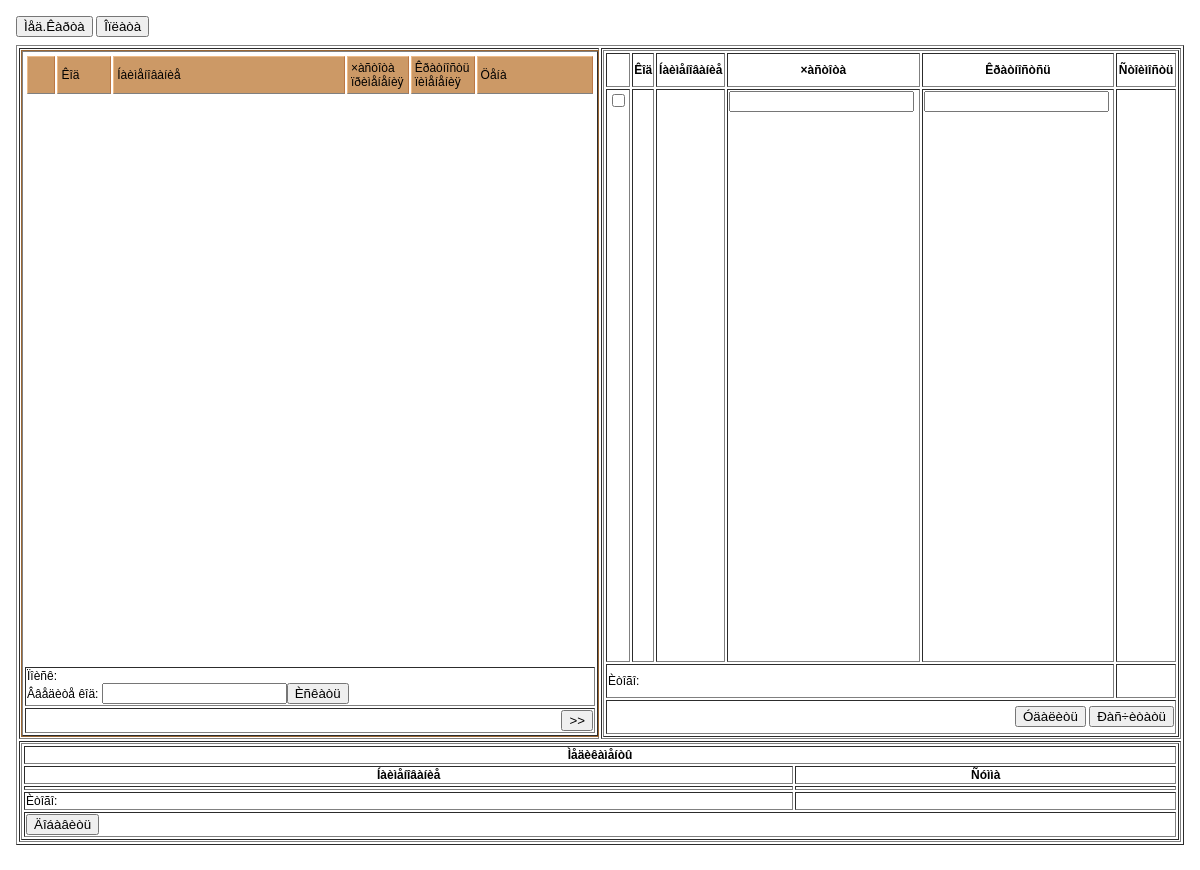
The app's page /form/amount.php, older data.
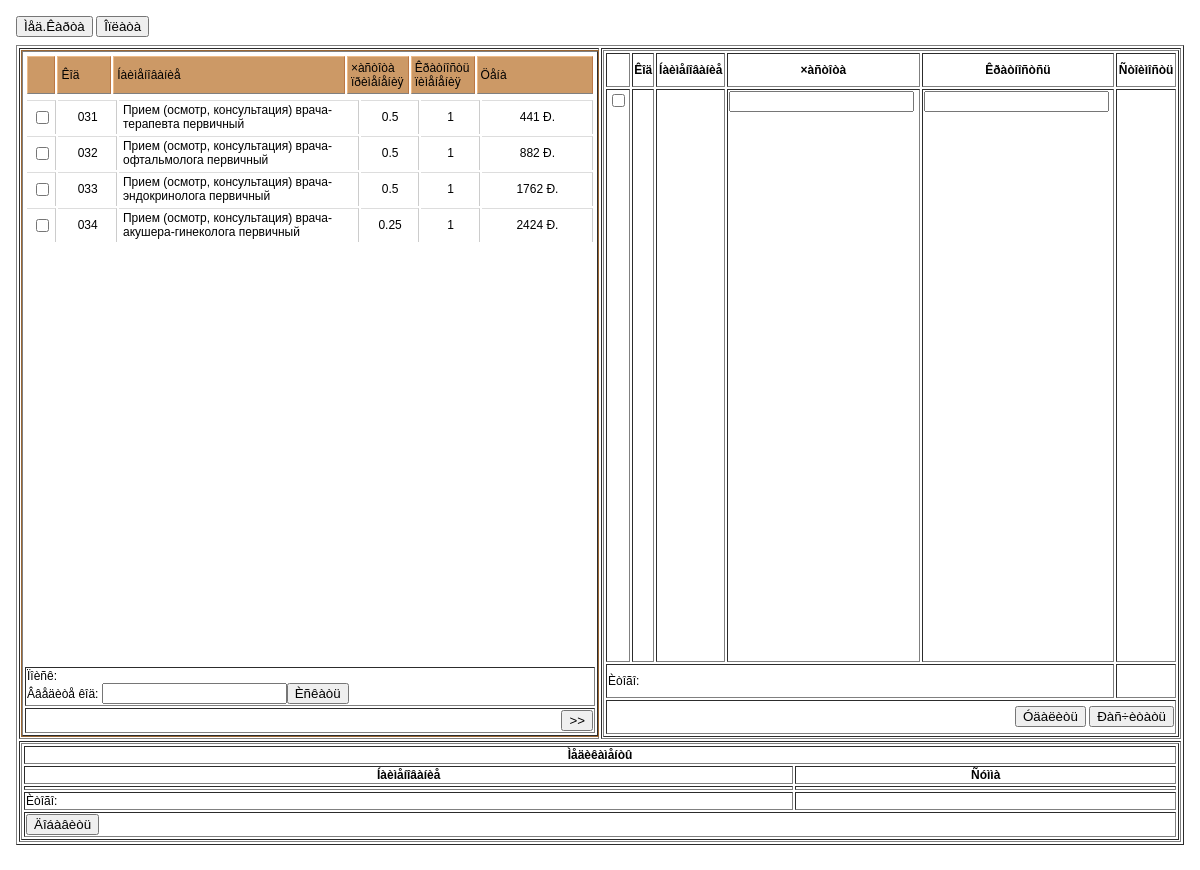
The same page, newer data.
### tables this page shows
CREATE TABLE `rbPrice` (
  `id` int(11) NOT NULL AUTO_INCREMENT,
  `code` varchar(255) DEFAULT NULL COMMENT 'КОД',
  `name` varchar(450) DEFAULT NULL COMMENT 'Наименование',
  `frequency` double DEFAULT NULL COMMENT 'Частота применения по умолчанию',
  `multiplisity` double DEFAULT NULL COMMENT 'Кратность применения',
  `summ` double DEFAULT NULL COMMENT 'Цена',
  PRIMARY KEY (`id`)
);

### form/amount.php (the view, shortened to what this page needs)
<table width='100%' height='100%'>
<tr><td>
<?
$client_id=$_GET['client'];
$event_id=$_GET['event'];
$type_id=$_GET['type'];
$rbPrice = mysql_query("select * from rbPrice;");
?>
<form method = "post">
<table width='100%' height='100%'>
<tr><td>
<?php
echo "<button type='sumbit' name='button1' formaction='write_event.php?client=$client_id&event=$event_id&type=$type_id'>Ìåä.Êàðòà</button>
<button type='sumbit' name='button2' formaction='amount.php?client=$client_id&event=$event_id&type=$type_id'>Îïëàòà</button>"
?>
</td></tr>
<tr><td>
</td></tr>
<tr><td>
<table border=1 width='100%' height='100%'>
<tr><td width='50%' height='100%'>
<div id="tableContainer" class="tableContainer">
<table border=1 width='100%' height='100%'>
<thead class="fixedHeader">
<tr><th>
</th><th align='center'>
Êîä
</th><th align='center'>
Íàèìåíîâàíèå
</th><th align='center'>
×àñòîòà ïðèìåíåíèÿ
</th><th align='center'>
Êðàòíîñòü ïèìåíåíèÿ
</th><th align='center'>
Öåíà
</th></tr>
</thead>
<tbody class="scrollContent">
<?while ($sel = mysql_fetch_array($rbPrice)) {
$price_id=$sel['id'];
$price_code=$sel['code'];
$price_name=$sel['name'];
$price_frequency=$sel["frequency"];
$price_multiplisity=$sel["multiplisity"];
$price_summ=$sel["summ"];
?>
<tr><td align='center'>
<input type='checkbox' name='choice' value='<?echo $price_id;?>'>
</td><td align='center'>
<?echo $price_code;?>
</td><td>
<?echo $price_name;?>
</td><td align='center'>
<?echo $price_frequency;?>
</td><td align='center'>
<?echo $price_multiplisity;?>
</td><td align='center'>
<?echo $price_summ, ' Ð.';?>
</td></tr>
<?}?>
</tbody>
<tr><td colspan=6>
Ïîèñê:<br/>Ââåäèòå êîä: <input type="search" name="code" value=""><button type='sumbit' name='button3'>Èñêàòü</button>
</td></tr>
<tr><td colspan=6 align=right>
<button type='sumbit' name='button4'>>></button>
</td></tr>
</table>
</div>
</td><td valign=top>
<table border=1 width='100%' height=100%>
<tr height=5%><th>
</th><th>
Êîä</th><th>
Íàèìåíîâàíèå</th><th>
×àñòîòà</th><th>
Êðàòíîñòñü</th><th>
Ñòîèìîñòü</th></tr>
<tr><td valign=top width=2%>
<input type='checkbox' name='choice' value=''>
</td><td valign=top>
</td><td valign=top>
</td><td valign=top>
<input type='number' name='frequency'></td><td valign=top>
<input type='number' name='multiplisity'></td><td valign=top>
</td></tr>
<tr><td colspan=5 height=5%>
Èòîãî:</td><td>
</td></tr>
<tr><td colspan=6 align=right height=5%>
<button type='sumbit' name='button5'>Óäàëèòü</button>
<button type='sumbit' name='button6'>Ðàñ÷èòàòü</button>
</td></tr>
</table>
</td></tr>
<tr><td colspan=2>
<table border=1 width=100%>
<tr>
<th colspan=2>Ìåäèêàìåíòû</th>
</tr>
<tr>
<th>Íàèìåíîâàíèå</th>
<th>Ñóììà</th>
</tr>
<tr>
<td></td>
<td></td>
</tr>
<tr>
<td>Èòîãî:</td>
<td></td>
</tr>
<tr>
<td colspan=2><button type='sumbit' name='button7'>Äîáàâèòü</button></td>
</tr>
</table>
</td></tr>
</table>
</td></tr>
</table>
</td></tr>
</table>

### form/amount.php (style rules this page uses)
table, td, a { color: #000; font: normal normal 12px Verdana, Geneva, Arial, Helvetica, sans-serif }
div.tableContainer { clear: both; border: 1px solid #963; height: 685px; overflow: auto; width: 100% }
html>body div.tableContainer { overflow: hidden; width: 100% }
div.tableContainer table { float: left; width: 740px }
html>body div.tableContainer table { width: 100% }
thead.fixedHeader tr { position: relative }
html>body thead.fixedHeader tr { display: block }
thead.fixedHeader th { background: #C96; border-left: 1px solid #EB8; border-right: 1px solid #B74; border-top: 1px solid #EB8; font-weight: normal; padding: 4px 3px; text-align: left }
html>body tbody.scrollContent { display: block; height: 565px; overflow: auto; width: 100% }
tbody.scrollContent td, tbody.scrollContent tr.normalRow td { background: #FFF; border-bottom: none; border-left: none; border-right: 1px solid #CCC; border-top: 1px solid #DDD; padding: 2px 3px 3px 4px }
html>body thead.fixedHeader th { width: 5% }
html>body thead.fixedHeader th + th { width: 9.5% }
html>body thead.fixedHeader th + th + th { width: 40.8% }
html>body thead.fixedHeader th + th + th + th { width: 10% }
html>body thead.fixedHeader th + th + th + th + th { width: 10% }
html>body thead.fixedHeader th + th + th + th + th + th { width: 20.5% }
html>body tbody.scrollContent td { width: 5% }
html>body tbody.scrollContent td + td { width: 10% }
html>body tbody.scrollContent td + td + td { width: 41% }
html>body tbody.scrollContent td + td + td + td { width: 10% }
html>body tbody.scrollContent td + td + td + td + td { width: 10% }
html>body tbody.scrollContent td + td + td + td + td + td { width: 19% }

Row changes from the older to the newer data that the page shows:
added rbprice: code "031", name "Прием (осмотр, консультация) врача-терапевта первичный", frequency "0.5", multiplisity "1", summ "441"
added rbprice: code "032", name "Прием (осмотр, консультация) врача-офтальмолога первичный", frequency "0.5", multiplisity "1", summ "882"
added rbprice: code "033", name "Прием (осмотр, консультация) врача-эндокринолога первичный", frequency "0.5", multiplisity "1", summ "1762"
added rbprice: code "034", name "Прием (осмотр, консультация) врача-акушера-гинеколога первичный", frequency "0.25", multiplisity "1", summ "2424"
